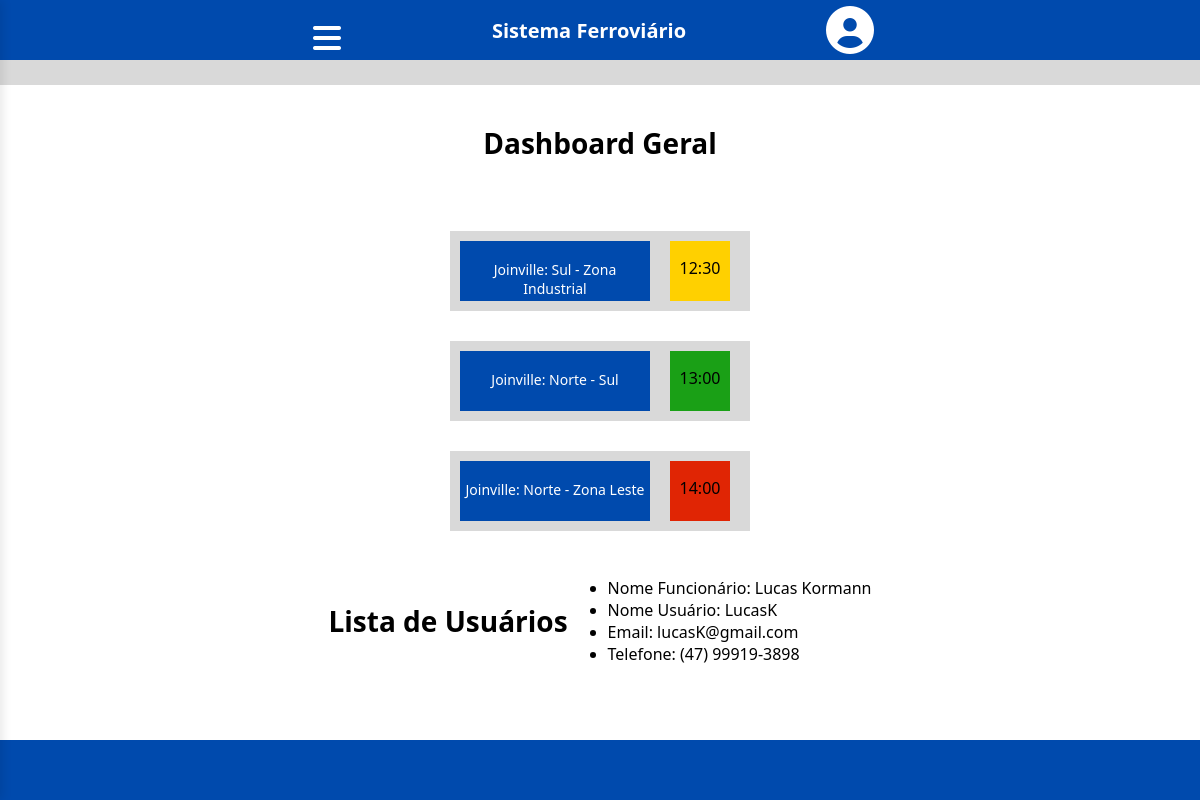
Page /dashboard.php (signed in) on the committed database.
### tables this page shows
CREATE TABLE usuarios(
  id_usuario INT NOT NULL PRIMARY KEY AUTO_INCREMENT,
  nome_funcionario VARCHAR(120) NOT NULL,
  nome_usuario VARCHAR(120) NOT NULL,
  email_usuario VARCHAR(255) NOT NULL UNIQUE,
  data_nascimento DATE NOT NULL,
  senha_usuario VARCHAR(255) NOT NULL,
  telefone_usuario VARCHAR(15) NOT NULL,
  cpf_usuario VARCHAR(14) NOT NULL UNIQUE,
  administrador BOOLEAN NOT NULL DEFAULT FALSE,
  cep_usuario VARCHAR (9) NOT NULL,
  logradouro_usuario VARCHAR(255) NOT NULL,
  bairro_usuario VARCHAR(255) NOT NULL,
  cidade_usuario VARCHAR(255) NOT NULL,
  uf_usuario VARCHAR(255) NOT NULL,
  foto_perfil VARCHAR(255) DEFAULT 'default.jpg'
);

### public/dashboard.php (the view, shortened to what this page needs)
<?php
        include("../includes/painel_completo.php");
        include("../includes/conexao.php");
    ?>
<!DOCTYPE html>
<html lang="en">
<head>
    <link rel="stylesheet" href="../css/style.css">
    <link rel="stylesheet" href="https://cdnjs.cloudflare.com/ajax/libs/font-awesome/6.0.0/css/all.min.css">
</head>
<body>
    <header>
        <div id="header">
            <button class="menu">
                <i class="fas fa-bars fa-2x" style="color: white;"></i>
            </button>
            <h3 class="titulo">Sistema Ferroviário </h3>
            <a class="perfil" href="../public/tela_usuario.php">
                <i class="fas fa-user-circle fa-3x" style="color: white;"></i>
            </a>
        </div>
    </header>
    <div class="espacamento"></div>
    <div class="dashboard">
        <h1>Dashboard Geral</h1>
    </div>
    <div class="dashboard-container">
        <div class="dashboard-fundo">
            <div class="dashboard-rota">
                <p class="rota">Joinville: Sul - Zona Industrial</p>
            </div>
            <div class="dashboard-horario-um">
                <p>12:30</p>
            </div>
        </div>
    </div>
    <div class="dashboard-container">
        <div class="dashboard-fundo">
            <div class="dashboard-rota">
                <p class="rota">Joinville: Norte - Sul</p>
            </div>
            <div class="dashboard-horario-dois">
                <p>13:00</p>
            </div>
        </div>
    </div>
    <div class="dashboard-container">
        <div class="dashboard-fundo">
            <div class="dashboard-rota">
                <p class="rota">Joinville: Norte - Zona Leste</p>
            </div>
            <div class="dashboard-horario-tres">
                <p>14:00</p>
            </div>
        </div>
    </div>
    <div class="dashboard-container">
        <?php
try {
    $sql_usuarios = "SELECT nome_funcionario, nome_usuario, email_usuario, telefone_usuario FROM usuarios";
    echo "<h1 class='h1'> Lista de Usuários </h1>";
    $stmt = $conn->prepare($sql_usuarios);
    $stmt->execute();
    $usuarios = $stmt->fetchAll(PDO::FETCH_ASSOC);
    foreach ($usuarios as $dado) {
        echo "<ul class='list-group mb-3'>";
        echo "<li class='list-group-item'> Nome Funcionário: " . htmlspecialchars($dado['nome_funcionario']) . "</li>";
        echo "<li class='list-group-item'> Nome Usuário: " . htmlspecialchars($dado['nome_usuario']) . "</li>";
        echo "<li class='list-group-item'> Email: " . htmlspecialchars($dado['email_usuario']) . "</li>";
        echo "<li class='list-group-item'> Telefone: " . htmlspecialchars($dado['telefone_usuario']) . "</li>";
        echo "</ul>";
    }
} catch (PDOException $e) {
    echo "<p class='text-danger'>Erro ao carregar usuários: " . $e->getMessage() . "</p>";
}
?>
    </div>
    <footer class="fixarRodape">
    </footer>
</body>
</html>

### css/style.css (style rules this page uses)
body { margin: 0px; font-family: system-ui, -apple-system, BlinkMacSystemFont, 'Segoe UI', Roboto, Oxygen, Ubuntu, Cantarell, 'Open Sans', 'Helvetica Neue', sans-serif; }
h3 { font-size: 20px; color: white; text-align: center; border: 0px; margin: 0px; padding: 15px; }
.espacamento { background-color: #d9d9d9; height: 25px; }
h1 { font-size: 28px; text-align: center; }
.fixarRodape { background-color: #004aad; height: 60px; margin: 0px; padding: 0px; border: 0px; bottom: 0; position: fixed; text-align: center; width: 100%; }
#header { background-color: #004aad; height: 60px; margin: 0px; border: 0px; display: flex; text-align: center !important; align-items: center !important; justify-content: center !important; gap: 20px; }
.menu { background-color: transparent; border: #004aad; width: 50px !important; }
.perfil { background-color: transparent; border: #004aad; margin: 0px; margin-right: 2%; }
.titulo { padding-left: 10%; padding-right: 10%; text-align: center !important; align-items: center !important; justify-content: center !important; }
.dashboard { align-items: center; justify-content: center; background-color: white; }
.dashboard-container { align-items: center; display: flex; flex-direction: row; flex-wrap: wrap; justify-content: center; margin: 30px; }
.dashboard-fundo { height: 80px; width: 300px; background-color: #d9d9d9; display: flex; }
.dashboard-rota { background-color: #004aad; color: white; height: 60px; width: 190px; margin: 10px; font-size: 14px; text-align: center; justify-content: center; align-items: center; }
.rota { padding: 5px; }
.dashboard-horario-um { background-color:rgb(255, 208, 0); height: 60px; width: 60px; text-align: center; margin: 10px; }
.dashboard-horario-dois { background-color:rgb(26, 160, 22); height: 60px; width: 60px; text-align: center; margin: 10px; }
.dashboard-horario-tres { background-color:rgb(224, 37, 4); height: 60px; width: 60px; text-align: center; margin: 10px; }
button { background-color: #004aad; margin-top: 15px; font-weight: bold; color: rgb(255, 255, 255); border: none; border-radius: 5px; cursor: pointer; font-size: 16px; width: 100%; transition: background-color 0.3s ease; }
.dashboard { padding: 20px; }
button { background: none; border: none; cursor: pointer; }
a { text-decoration: none; }

### rows in the picture
usuarios: nome_funcionario "Lucas Kormann", nome_usuario "LucasK", email_usuario "lucasK@gmail.com", telefone_usuario "(47) 99919-3898"
